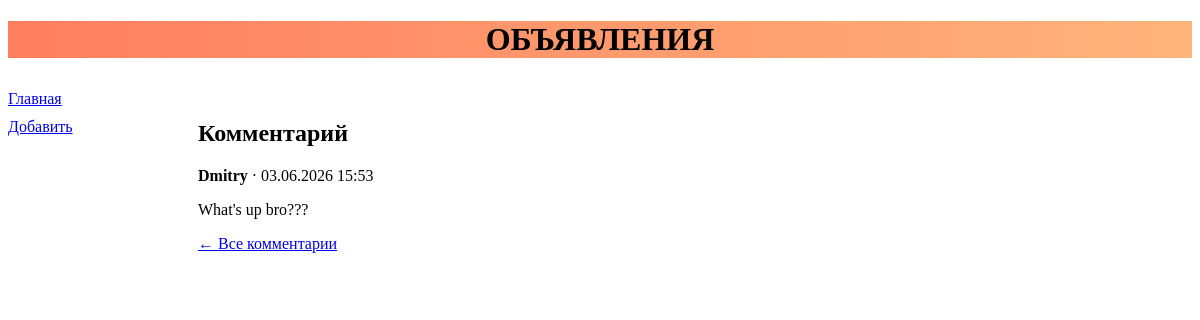
The page /bboard/3/comments/2/ on the database its author committed.
### bboard/models.py (models this page shows, shortened)
class Comment(models.Model):
    bd = models.ForeignKey(
        Bd,
        on_delete=models.CASCADE,
        related_name='comments',
        verbose_name='Объявление'
    )
    author = models.CharField(max_length=100, verbose_name='Автор')
    text = models.TextField(verbose_name='Текст комментария')
    created = models.DateTimeField(auto_now_add=True, verbose_name='Дата создания')
    class Meta:
        verbose_name = 'Комментарий'
        verbose_name_plural = 'Комментарии'
        ordering = ['created']

### bboard/views.py (the view)
# urls.py: path('<int:bd_pk>/comments/<int:sms_id>/',  comment_detail, name='comment-detail'),
def comment_detail(request, bd_pk, sms_id):
    comment = get_object_or_404(Comment, pk=sms_id, bd=bd_pk)
    return render(request, 'bboard/comment_detail.html', {'comment': comment})

### bboard/templates/bboard/comment_detail.html
{% extends "layout/basic.html" %}
{% block content %}
<h2>Комментарий</h2>
<p><strong>{{ comment.author }}</strong> · {{ comment.created|date:"d.m.Y H:i" }}</p>
<p>{{ comment.text }}</p>
<a href="{% url 'comment-list' bd_pk=comment.bd.pk %}">← Все комментарии</a>
{% endblock %}

### rows shown on the page
Comment: author "Dmitry", created "03.06.2026 15:53", text "What's up bro???"
